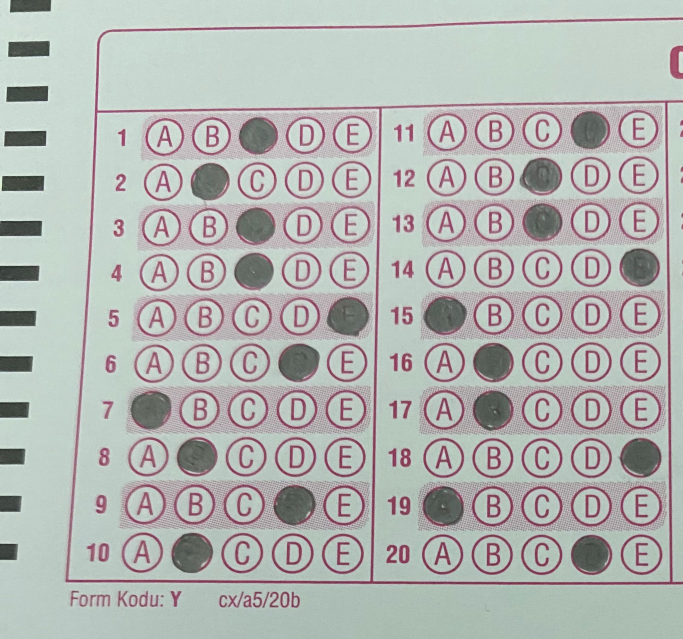
#> input picture bolum2/cevap_anahtari.jpeg, 2048 x 1917 px (shown at 1/3 size); the run also reads 1 picture not shown here
$ python optik_okuma.py
#> lines starting #> are read from the running program, lines starting #| are printed output that depends on the picture; after the words box and inside, x2 and y2 are one past the last pixel; in counts of white or black regions, pixels touching at a corner belong together
import os
from datetime import datetime

try:
    import numpy as np
    import pandas as pd
except ImportError as exc:
    raise SystemExit(
        "Eksik Python paketi var. Gerekli paketler: numpy, pandas ve "
        "OpenCV (cv2) veya Pillow (PIL). Ornek kurulum: "
        "pip install numpy pandas pillow"
    ) from exc

try:
    import cv2
except ImportError:
    cv2 = None

try:
    from PIL import Image, ImageDraw
except ImportError:
    Image = None
    ImageDraw = None


# ==========================================================
# 1. AYARLAR
# ==========================================================

SORU_SAYISI = 20
SECENEKLER = ["A", "B", "C", "D", "E"]

# Tum gorseller bu boyuta normalize edilir.
GENISLIK = 1000
YUKSEKLIK = 750

# Doldurulmus baloncuk icin koyuluk ve renk-nötrlük esikleri.
# Optik pembe/mor oldugu icin sadece koyu olmak yetmez; koyu ve gri/siyaha
# yakin pikselleri almak yanlis harf/cember okumalarini azaltir.
KOYU_ESIK = 140
RENK_FARK_ESIK = 75

# Dolu baloncuk blob filtreleri
MIN_BLOB_ALANI = 700
MAX_BLOB_ALANI = 6000
MIN_BLOB_BOYUTU = 20
MAX_BLOB_GENISLIK = 110
MAX_BLOB_YUKSEKLIK = 90

# Kumeleme / eslestirme toleranslari
SATIR_KUME_TOLERANSI = 28
SUTUN_KUME_TOLERANSI = 35
SATIR_ESLESME_TOLERANSI = 34
SUTUN_ESLESME_TOLERANSI = 46
BUBBLE_RADIUS = 24


# ==========================================================
# 2. GUVENLI OKUMA / KAYDETME
# ==========================================================

def _gorsel_kutuphanesi_kontrol():
    if cv2 is None and Image is None:
        raise ImportError(
            "Gorsel okumak icin OpenCV (cv2) veya Pillow (PIL) kurulu olmali."
        )


def guvenli_oku(dosya_yolu):
#> called with dosya_yolu = 'cevap_anahtari.jpeg'
    _gorsel_kutuphanesi_kontrol()

    if cv2 is not None:
        veri = np.fromfile(dosya_yolu, dtype=np.uint8)
        img = cv2.imdecode(veri, cv2.IMREAD_COLOR)
#> img is the input picture: shape (1917, 2048, 3); mean B, G, R 178.2, 180.9, 179.2

        if img is None:
            return None

        return cv2.cvtColor(img, cv2.COLOR_BGR2RGB)

    with Image.open(dosya_yolu) as img:
        return np.array(img.convert("RGB"))


def guvenli_kaydet(dosya_yolu, img):
    _gorsel_kutuphanesi_kontrol()

    uzanti = os.path.splitext(dosya_yolu)[1] or ".png"
    kayit_yolu = dosya_yolu if os.path.splitext(dosya_yolu)[1] else dosya_yolu + uzanti

    if img.dtype == bool:
        img = img.astype(np.uint8) * 255
    elif img.dtype != np.uint8:
        img = np.clip(img, 0, 255).astype(np.uint8)

    if cv2 is not None:
        kayit_img = img
        if img.ndim == 3:
            kayit_img = cv2.cvtColor(img, cv2.COLOR_RGB2BGR)

        basarili, buffer = cv2.imencode(uzanti, kayit_img)

        if basarili:
            buffer.tofile(kayit_yolu)
            return True

        return False

    Image.fromarray(img).save(kayit_yolu)
    return True


# ==========================================================
# 3. GORUNTU OKUMA
# ==========================================================

def goruntu_oku(dosya_yolu):
    img = guvenli_oku(dosya_yolu)

    if img is None:
        raise FileNotFoundError(f"Goruntu okunamadi: {dosya_yolu}")

    if cv2 is not None:
        return cv2.resize(img, (GENISLIK, YUKSEKLIK), interpolation=cv2.INTER_AREA)
#> returned value: shape (750, 1000, 3)

    pil_img = Image.fromarray(img)
    pil_img = pil_img.resize((GENISLIK, YUKSEKLIK), Image.Resampling.LANCZOS)
    return np.array(pil_img)


# ==========================================================
# 4. DEBUG CIZIM YARDIMCISI
# ==========================================================

class DebugCanvas:
    def __init__(self, img):
        self.cv2_aktif = cv2 is not None

        if self.cv2_aktif:
            self.img = img.copy()
            self.draw = None
        else:
            self.img = Image.fromarray(img)
            self.draw = ImageDraw.Draw(self.img)

    def circle(self, center, radius, color, width=2):
        x, y = int(round(center[0])), int(round(center[1]))

        if self.cv2_aktif:
            cv2.circle(self.img, (x, y), int(radius), color, int(width))
            return

        self.draw.ellipse(
            (x - radius, y - radius, x + radius, y + radius),
            outline=color,
            width=width
        )

    def rectangle(self, p1, p2, color, width=2):
        p1 = (int(round(p1[0])), int(round(p1[1])))
        p2 = (int(round(p2[0])), int(round(p2[1])))

        if self.cv2_aktif:
            cv2.rectangle(self.img, p1, p2, color, int(width))
            return

        self.draw.rectangle((p1, p2), outline=color, width=width)

    def line(self, p1, p2, color, width=1):
        p1 = (int(round(p1[0])), int(round(p1[1])))
        p2 = (int(round(p2[0])), int(round(p2[1])))

        if self.cv2_aktif:
            cv2.line(self.img, p1, p2, color, int(width))
            return

        self.draw.line((p1, p2), fill=color, width=width)

    def text(self, text, pos, color, scale=0.45, width=1):
        pos = (int(round(pos[0])), int(round(pos[1])))

        if self.cv2_aktif:
            cv2.putText(
                self.img,
                text,
                pos,
                cv2.FONT_HERSHEY_SIMPLEX,
                scale,
                color,
                int(width)
            )
            return

        self.draw.text(pos, text, fill=color)

    def sonuc(self):
        if self.cv2_aktif:
            return self.img

        return np.array(self.img)


# ==========================================================
# 5. DOLU BALONCUK BLOB'LARINI BULMA
# ==========================================================

def koyu_maske_olustur(img):
    arr = img.astype(np.int16)
    gri = arr.mean(axis=2)
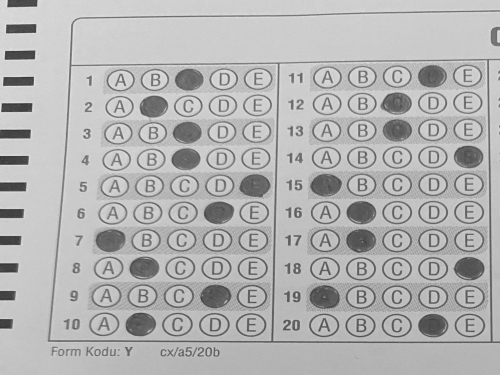
#> gri: shape (750, 1000) float64 (shown at 1/2 size); min 36, max 239.7, mean 179.4
    kanal_farki = arr.max(axis=2) - arr.min(axis=2)
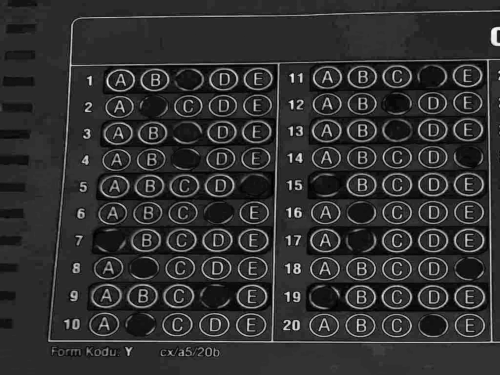
#> kanal_farki: shape (750, 1000) int16 (shown at 1/2 size); min 0, max 90, mean 17.3; drawn with min black and max white

    return (
        (gri < KOYU_ESIK) &
        (kanal_farki < RENK_FARK_ESIK) &
        (arr[:, :, 0] < 180) &
        (arr[:, :, 1] < 180) &
        (arr[:, :, 2] < 180)
    )
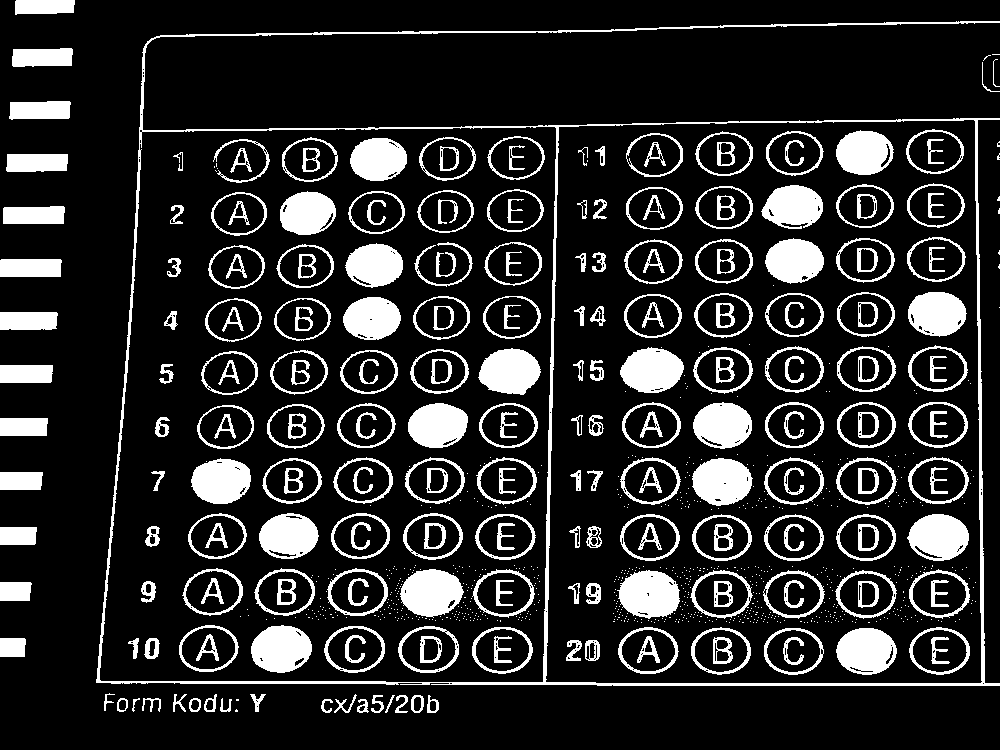
#> returned value: shape (750, 1000) bool; 16.2% white; 936 white regions (692 under 20 px), largest, box (x1, y1, x2, y2) and area: (96, 21, 1000, 686) 11554, (617, 570, 680, 619) 2295, (400, 569, 464, 618) 2286


def _bilesenleri_cv2_ile_bul(mask):
    mask_u8 = mask.astype(np.uint8) * 255
    num_labels, labels, stats, centroids = cv2.connectedComponentsWithStats(
        mask_u8,
        connectivity=8
    )
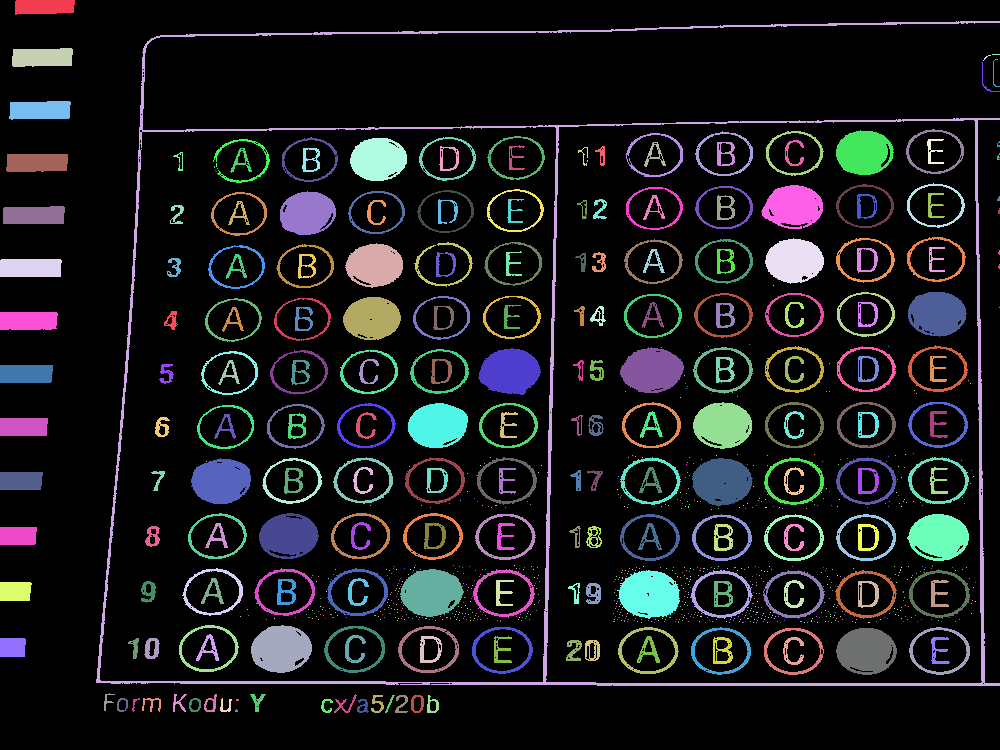
#> labels: shape (750, 1000) int32; 937 distinct labels, from 0 to 936; one colour per label, 0 black
#> num_labels = 937; stats = 937 rows, first 6: [0, 0, 1000, 750, 628651], [15, 0, 60, 15, 815], [96, 21, 904, 665, 11554], [12, 48, 61, 19, 1045], [983, 55, 8, 6, 11], [992, 54, 8, 1, 8]; centroids = 937 pairs, first value 12.16 to 999, second value 6.36 to 710.3

    bilesenler = []

    for i in range(1, num_labels):
        x, y, w, h, area = stats[i]
        cx, cy = centroids[i]

        bilesenler.append({
            "x": int(x),
            "y": int(y),
            "w": int(w),
            "h": int(h),
            "area": int(area),
            "cx": float(cx),
            "cy": float(cy)
        })
#> this loop made 936 passes
#> (x, y, w, h, area, cx, cy) on passes 1 to 3: (15, 0, 60, 15, 815, 43.71, 6.36), (96, 21, 904, 665, 11554, 562.8, 365.4), (12, 48, 61, 19, 1045, 41.87, 57.02)
#> after the loop, bilesenler = 936 items

    return bilesenler


# [57 lines left out: function _bilesenleri_python_ile_bul, not called in this run]


def bilesenleri_bul(mask):
    if cv2 is not None:
        return _bilesenleri_cv2_ile_bul(mask)

    return _bilesenleri_python_ile_bul(mask)


def dolu_bloblari_bul(img):
    """
    Pembe form cizgilerini ve harfleri degil, koyu/gri doldurulmus isaretleri
    blob olarak bulur.
    """

    mask = koyu_maske_olustur(img)
    bilesenler = bilesenleri_bul(mask)
#> bilesenler = 936 items
    bloblar = []

    for bilesen in bilesenler:
        x = bilesen["x"]
        y = bilesen["y"]
        w = bilesen["w"]
        h = bilesen["h"]
        area = bilesen["area"]
        cx = bilesen["cx"]
        cy = bilesen["cy"]

        if area < MIN_BLOB_ALANI or area > MAX_BLOB_ALANI:
            continue

        if w < MIN_BLOB_BOYUTU or h < MIN_BLOB_BOYUTU:
            continue

        if w > MAX_BLOB_GENISLIK or h > MAX_BLOB_YUKSEKLIK:
            continue

        oran = w / float(h)

        if oran < 0.55 or oran > 1.9:
            continue

        # Sol siyah hizalama seritlerini ve sayfa kenarlarini ele.
        if cx < 50 or cx > GENISLIK - 20:
            continue

        if cy < 50 or cy > YUKSEKLIK - 25:
            continue

        bloblar.append(bilesen)

    return bloblar, mask.astype(np.uint8) * 255


# ==========================================================
# 6. OPTIK DUZENINI GORSEL UZERINDEN CIKARMA
# ==========================================================

def _kume_bilgisi(degerler, tolerans):
#> called with tolerans = 28
    if not degerler:
        return []

    kumeler = []

    for deger in sorted(float(d) for d in degerler):
        if not kumeler:
            kumeler.append([deger])
            continue

        ortalama = sum(kumeler[-1]) / len(kumeler[-1])

        if abs(deger - ortalama) <= tolerans:
            kumeler[-1].append(deger)
        else:
            kumeler.append([deger])
#> this loop made 20 passes
#> deger on passes 1 to 8: 152.2, 158.9, 206.2, 212.7, 260.3, 264.8, 313.2, 317.9

    return [
        {
            "ortalama": sum(kume) / len(kume),
            "adet": len(kume),
            "degerler": kume
        }
        for kume in kumeler
    ]


def _on_satira_tamamla(satir_kumeleri):
    if not satir_kumeleri:
        return []

    if len(satir_kumeleri) > 10:
        satir_kumeleri = sorted(
            satir_kumeleri,
            key=lambda item: item["adet"],
            reverse=True
        )[:10]

    satirlar = sorted(item["ortalama"] for item in satir_kumeleri)

    if len(satirlar) == 10:
        return satirlar

    if len(satirlar) >= 2:
        return np.linspace(satirlar[0], satirlar[-1], 10).tolist()

    tek_satir = satirlar[0]
    tahmini_aralik = 55
    return [tek_satir + (i - 4.5) * tahmini_aralik for i in range(10)]


def _bes_sutuna_tamamla(sutun_kumeleri):
    if not sutun_kumeleri:
        return []

    if len(sutun_kumeleri) > 5:
        sutun_kumeleri = sorted(
            sutun_kumeleri,
            key=lambda item: item["adet"],
            reverse=True
        )[:5]

    gozlenen = sorted(item["ortalama"] for item in sutun_kumeleri)

    if len(gozlenen) == 5:
        return gozlenen

    if len(gozlenen) == 1:
        merkez = gozlenen[0]
        tahmini_aralik = 72
        return [merkez + (i - 2) * tahmini_aralik for i in range(5)]

    en_iyi_sutunlar = None
    en_iyi_skor = float("inf")

    for aralik in np.linspace(45, 90, 181):
        for gozlenen_x in gozlenen:
            for secenek_index in range(5):
                baslangic = gozlenen_x - secenek_index * aralik
                aday = [baslangic + i * aralik for i in range(5)]

                skor = 0
                for x in gozlenen:
                    skor += min((x - sutun_x) ** 2 for sutun_x in aday)

                # Gorsel disina tasan adaylari zayiflat.
                skor += max(0, 35 - aday[0]) ** 2 * 0.05
                skor += max(0, aday[-1] - (GENISLIK - 15)) ** 2 * 0.05

                if skor < en_iyi_skor:
                    en_iyi_skor = skor
                    en_iyi_sutunlar = aday

    return sorted(en_iyi_sutunlar)


def _bolme_x_hesapla(bloblar):
    xs = sorted(blob["cx"] for blob in bloblar)

    if len(xs) < 2:
        return GENISLIK / 2

    bosluklar = [
        (xs[i + 1] - xs[i], xs[i], xs[i + 1])
        for i in range(len(xs) - 1)
    ]

    en_buyuk_bosluk, sol, sag = max(bosluklar, key=lambda item: item[0])

    if en_buyuk_bosluk < 70:
        return GENISLIK / 2

    return (sol + sag) / 2


def optik_duzeni_cikar(bloblar):
    if not bloblar:
        return {
            "bolme_x": GENISLIK / 2,
            "satirlar": [],
            "sutunlar": {"sol": [], "sag": []}
        }

    bolme_x = _bolme_x_hesapla(bloblar)
    satir_kumeleri = _kume_bilgisi(
        [blob["cy"] for blob in bloblar],
        SATIR_KUME_TOLERANSI
    )
    satirlar = _on_satira_tamamla(satir_kumeleri)

    sol_bloblar = [blob for blob in bloblar if blob["cx"] < bolme_x]
    sag_bloblar = [blob for blob in bloblar if blob["cx"] >= bolme_x]

    sol_sutunlar = _bes_sutuna_tamamla(_kume_bilgisi(
        [blob["cx"] for blob in sol_bloblar],
        SUTUN_KUME_TOLERANSI
    ))
#> the loop in _kume_bilgisi (call 2), `for deger in sorted(float(d) for d in degerler):` made 10 passes
#> deger on passes 1 to 8: 220.7, 280.6, 288.2, 306.8, 371.6, 374.2, 377.8, 430.8
    sag_sutunlar = _bes_sutuna_tamamla(_kume_bilgisi(
        [blob["cx"] for blob in sag_bloblar],
        SUTUN_KUME_TOLERANSI
    ))

    return {
        "bolme_x": bolme_x,
        "satirlar": satirlar,
        "sutunlar": {
            "sol": sol_sutunlar,
            "sag": sag_sutunlar
        }
    }


def _en_yakin_index(degerler, hedef):
    if not degerler:
        return None, float("inf")

    mesafeler = [abs(deger - hedef) for deger in degerler]
    en_index = int(np.argmin(mesafeler))
    return en_index, mesafeler[en_index]


def _merkezler_duzenden_olustur(duzen):
    merkezler = {}
    satirlar = duzen["satirlar"]

    for satir_index, y in enumerate(satirlar[:10]):
        merkezler[satir_index + 1] = [
            (x, y) for x in duzen["sutunlar"]["sol"][:5]
        ]
        merkezler[satir_index + 11] = [
            (x, y) for x in duzen["sutunlar"]["sag"][:5]
        ]
#> this loop made 10 passes
#> y on passes 1 to 8: 155.5, 209.5, 262.5, 315.6, 370.5, 424.7, 480.9, 535.9

    return merkezler


# ==========================================================
# 7. CEVAPLARI OKUMA
# ==========================================================

def cevaplari_blob_ile_oku(img, debug_kaydet=False):
    bloblar, mask = dolu_bloblari_bul(img)
    duzen = optik_duzeni_cikar(bloblar)
    merkezler = _merkezler_duzenden_olustur(duzen)

    cevaplar = ["BOŞ"] * SORU_SAYISI
    skorlar = {
        soru_no: [0, 0, 0, 0, 0]
        for soru_no in range(1, SORU_SAYISI + 1)
    }

    eslesen_bloblar = []
    canvas = DebugCanvas(img) if debug_kaydet else None

    if debug_kaydet:
        for soru_no in range(1, SORU_SAYISI + 1):
            for secenek_index, merkez in enumerate(merkezler.get(soru_no, [])):
                canvas.circle(merkez, BUBBLE_RADIUS, (0, 220, 0), 2)
                canvas.text(
                    SECENEKLER[secenek_index],
                    (merkez[0] - 7, merkez[1] + 5),
                    (0, 0, 255),
                    0.42,
                    1
                )

    for blob in bloblar:
        blok = "sol" if blob["cx"] < duzen["bolme_x"] else "sag"
        satir_index, satir_mesafe = _en_yakin_index(duzen["satirlar"], blob["cy"])
        sutun_index, sutun_mesafe = _en_yakin_index(
            duzen["sutunlar"][blok],
            blob["cx"]
        )

        if satir_index is None or sutun_index is None:
            continue

        if satir_mesafe > SATIR_ESLESME_TOLERANSI:
            continue

        if sutun_mesafe > SUTUN_ESLESME_TOLERANSI:
            continue

        soru_no = satir_index + 1 if blok == "sol" else satir_index + 11

        if soru_no < 1 or soru_no > SORU_SAYISI:
            continue

        skorlar[soru_no][sutun_index] += blob["area"]
        eslesen_bloblar.append((blob, soru_no, sutun_index))

        if debug_kaydet:
            merkez = merkezler[soru_no][sutun_index]
            canvas.rectangle(
                (blob["x"], blob["y"]),
                (blob["x"] + blob["w"], blob["y"] + blob["h"]),
                (255, 0, 0),
                2
            )
            canvas.line((blob["cx"], blob["cy"]), merkez, (255, 0, 255), 1)
#> this loop made 20 passes

    debug_verileri = []

    for soru_no in range(1, SORU_SAYISI + 1):
        soru_skorlari = skorlar[soru_no]
        en_yuksek = max(soru_skorlari)
        en_index = soru_skorlari.index(en_yuksek)

        if en_yuksek == 0:
            cevap = "BOŞ"
        else:
            cevap = SECENEKLER[en_index]

        cevaplar[soru_no - 1] = cevap

        debug_verileri.append({
            "Soru": soru_no,
            "A": soru_skorlari[0],
            "B": soru_skorlari[1],
            "C": soru_skorlari[2],
            "D": soru_skorlari[3],
            "E": soru_skorlari[4],
            "Okunan": cevap
        })

        if debug_kaydet:
            debug_cevap = "BOS" if cevap == "BOŞ" else cevap
            y = 20 + soru_no * 22
            canvas.text(f"{soru_no}: {debug_cevap}", (10, y), (255, 0, 0), 0.55, 1)
            skor_yazi = " ".join([
                f"{SECENEKLER[i]}:{soru_skorlari[i]}" for i in range(5)
            ])
            canvas.text(skor_yazi, (95, y), (255, 0, 0), 0.36, 1)

    debug_img = canvas.sonuc() if debug_kaydet else img
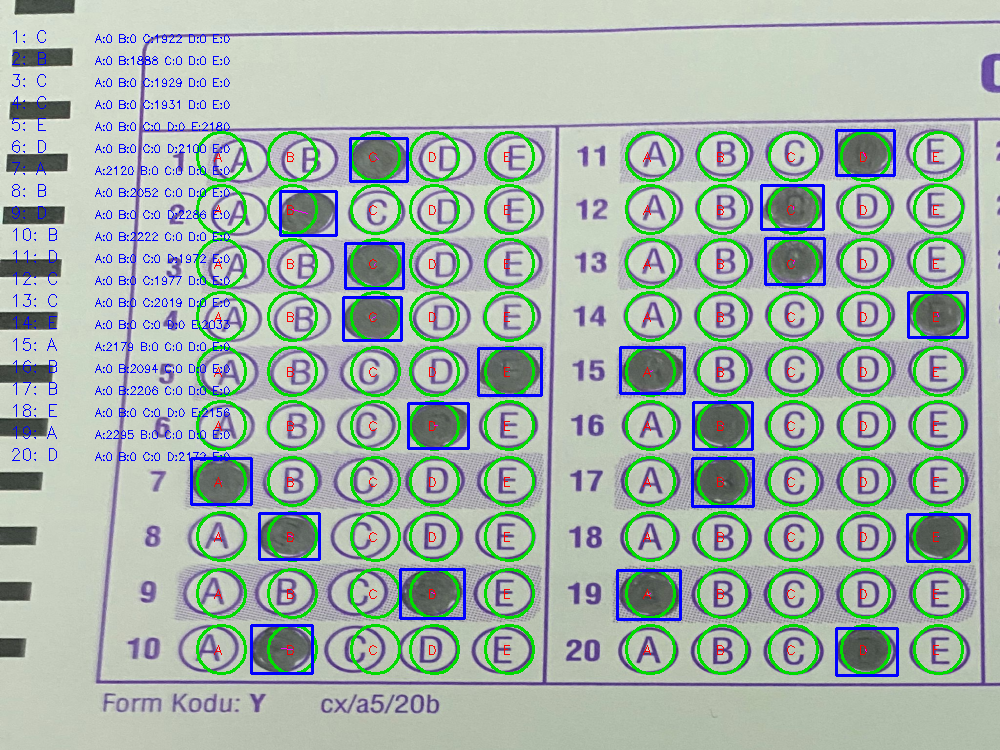
#> debug_img: shape (750, 1000, 3); mean of channels 0, 1, 2 170.5, 179.4, 164.2; drawn as B, G, R

    return cevaplar, debug_img, mask, debug_verileri


def cevaplari_oku(dosya_yolu, debug_kaydet=False, debug_klasoru=None):
    img = goruntu_oku(dosya_yolu)

    cevaplar, debug_img, mask, debug_verileri = cevaplari_blob_ile_oku(
        img,
        debug_kaydet=debug_kaydet
    )

    if debug_kaydet:
        if debug_klasoru is None:
            zaman = datetime.now().strftime("%Y%m%d_%H%M%S")
            debug_klasoru = os.path.abspath(f"debug_ciktilari_{zaman}")

        os.makedirs(debug_klasoru, exist_ok=True)

        dosya_adi = os.path.splitext(os.path.basename(dosya_yolu))[0]
        debug_yolu = os.path.join(debug_klasoru, f"okunan_{dosya_adi}.png")
        mask_yolu = os.path.join(debug_klasoru, f"maske_{dosya_adi}.png")
        csv_yolu = os.path.join(debug_klasoru, f"blob_skorlari_{dosya_adi}.csv")

        kayit1 = guvenli_kaydet(debug_yolu, debug_img)
        kayit2 = guvenli_kaydet(mask_yolu, mask)

        pd.DataFrame(debug_verileri).to_csv(
            csv_yolu,
            index=False,
            encoding="utf-8-sig"
        )

        print("DEBUG KLASORU:", debug_klasoru)
        print("OKUNAN GORSEL:", kayit1, debug_yolu)
#| OKUNAN GORSEL: True bolum2/debug_ciktilari_20261120_095113/okunan_cevap_anahtari.png
#> (the rest of the program and of its run is left out)
